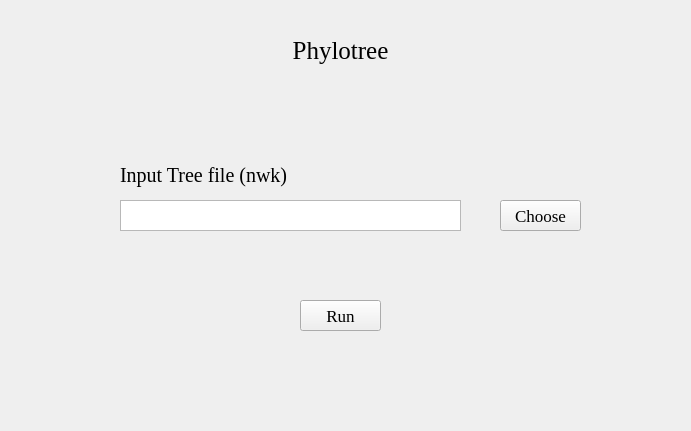
<?xml version="1.0" encoding="UTF-8"?>
<ui version="4.0">
 <class>Form</class>
 <widget class="QWidget" name="Form">
  <property name="geometry">
   <rect>
    <x>0</x>
    <y>0</y>
    <width>691</width>
    <height>431</height>
   </rect>
  </property>
  <property name="windowTitle">
   <string>Form</string>
  </property>
  <property name="styleSheet">
   <string notr="true">background-image: url(D:/Documents/Desktop/bb.png)</string>
  </property>
  <widget class="QTextBrowser" name="textBrowser_2">
   <property name="geometry">
    <rect>
     <x>120</x>
     <y>200</y>
     <width>341</width>
     <height>31</height>
    </rect>
   </property>
   <property name="styleSheet">
    <string notr="true">background-image: url(D:/Documents/Desktop/white.png)</string>
   </property>
  </widget>
  <widget class="QLabel" name="label">
   <property name="geometry">
    <rect>
     <x>270</x>
     <y>30</y>
     <width>141</width>
     <height>41</height>
    </rect>
   </property>
   <property name="font">
    <font>
     <family>Times New Roman</family>
     <pointsize>19</pointsize>
    </font>
   </property>
   <property name="text">
    <string>Phylotree</string>
   </property>
   <property name="alignment">
    <set>Qt::AlignCenter</set>
   </property>
  </widget>
  <widget class="QLabel" name="label_2">
   <property name="geometry">
    <rect>
     <x>120</x>
     <y>160</y>
     <width>181</width>
     <height>31</height>
    </rect>
   </property>
   <property name="font">
    <font>
     <family>Times New Roman</family>
     <pointsize>15</pointsize>
    </font>
   </property>
   <property name="text">
    <string>Input Tree file (nwk)</string>
   </property>
   <property name="alignment">
    <set>Qt::AlignLeading|Qt::AlignLeft|Qt::AlignVCenter</set>
   </property>
  </widget>
  <widget class="QPushButton" name="pushButton_2">
   <property name="geometry">
    <rect>
     <x>500</x>
     <y>200</y>
     <width>81</width>
     <height>31</height>
    </rect>
   </property>
   <property name="font">
    <font>
     <family>Times New Roman</family>
     <pointsize>13</pointsize>
    </font>
   </property>
   <property name="text">
    <string>Choose</string>
   </property>
  </widget>
  <widget class="QPushButton" name="pushButton">
   <property name="geometry">
    <rect>
     <x>300</x>
     <y>300</y>
     <width>81</width>
     <height>31</height>
    </rect>
   </property>
   <property name="font">
    <font>
     <family>Times New Roman</family>
     <pointsize>13</pointsize>
    </font>
   </property>
   <property name="text">
    <string>Run</string>
   </property>
  </widget>
 </widget>
 <resources/>
 <connections/>
</ui>
